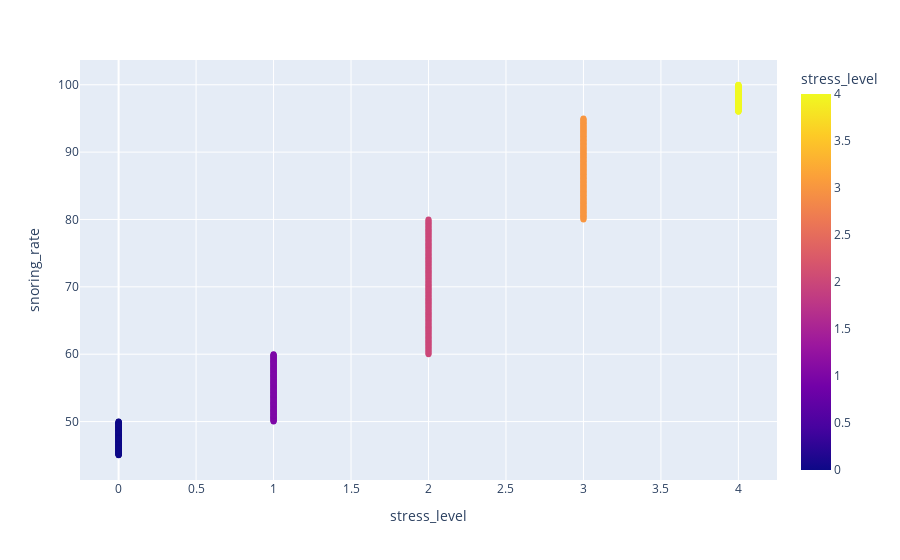
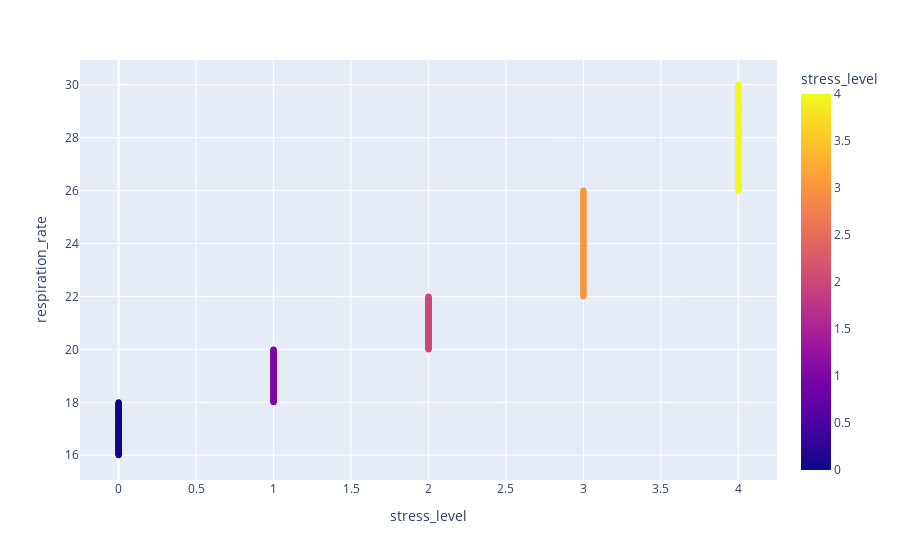

Write notebook code for charts like these, in order.
### Code cell
for col in df.columns:
    figure = px.scatter(data_frame = df, x=df.stress_level, y=col, color= 'stress_level')
    figure.show()

### Figure 1 — Plotly figure (JSON) as saved in the notebook; plotly's stock layout.template omitted (floating-point values rounded to 4 significant figures; data arrays with more than 128 entries replaced by an {"elided": "..."} marker saying what was removed)
{"data": [{"hovertemplate": "stress_level=%{marker.color}<br>snoring_rate=%{y}<extra></extra>", "legendgroup": "", "marker": {"color": {"elided": "630 int values"}, "coloraxis": "coloraxis", "symbol": "circle"}, "mode": "markers", "name": "", "orientation": "v", "showlegend": false, "type": "scatter", "x": {"elided": "630 int values"}, "xaxis": "x", "y": {"elided": "630 float values"}, "yaxis": "y"}], "layout": {"coloraxis": {"colorbar": {"title": {"text": "stress_level"}}, "colorscale": [[0, "#0d0887"], [0.1111, "#46039f"], [0.2222, "#7201a8"], [0.3333, "#9c179e"], [0.4444, "#bd3786"], [0.5556, "#d8576b"], [0.6667, "#ed7953"], [0.7778, "#fb9f3a"], [0.8889, "#fdca26"], [1, "#f0f921"]]}, "legend": {"tracegroupgap": 0}, "margin": {"t": 60}, "xaxis": {"anchor": "y", "domain": [0, 1], "title": {"text": "stress_level"}}, "yaxis": {"anchor": "x", "domain": [0, 1], "title": {"text": "snoring_rate"}}}}

### Figure 2 — Plotly figure (JSON) as saved in the notebook; plotly's stock layout.template omitted (floating-point values rounded to 4 significant figures; data arrays with more than 128 entries replaced by an {"elided": "..."} marker saying what was removed)
{"data": [{"hovertemplate": "stress_level=%{marker.color}<br>respiration_rate=%{y}<extra></extra>", "legendgroup": "", "marker": {"color": {"elided": "630 int values"}, "coloraxis": "coloraxis", "symbol": "circle"}, "mode": "markers", "name": "", "orientation": "v", "showlegend": false, "type": "scatter", "x": {"elided": "630 int values"}, "xaxis": "x", "y": {"elided": "630 float values"}, "yaxis": "y"}], "layout": {"coloraxis": {"colorbar": {"title": {"text": "stress_level"}}, "colorscale": [[0, "#0d0887"], [0.1111, "#46039f"], [0.2222, "#7201a8"], [0.3333, "#9c179e"], [0.4444, "#bd3786"], [0.5556, "#d8576b"], [0.6667, "#ed7953"], [0.7778, "#fb9f3a"], [0.8889, "#fdca26"], [1, "#f0f921"]]}, "legend": {"tracegroupgap": 0}, "margin": {"t": 60}, "xaxis": {"anchor": "y", "domain": [0, 1], "title": {"text": "stress_level"}}, "yaxis": {"anchor": "x", "domain": [0, 1], "title": {"text": "respiration_rate"}}}}
